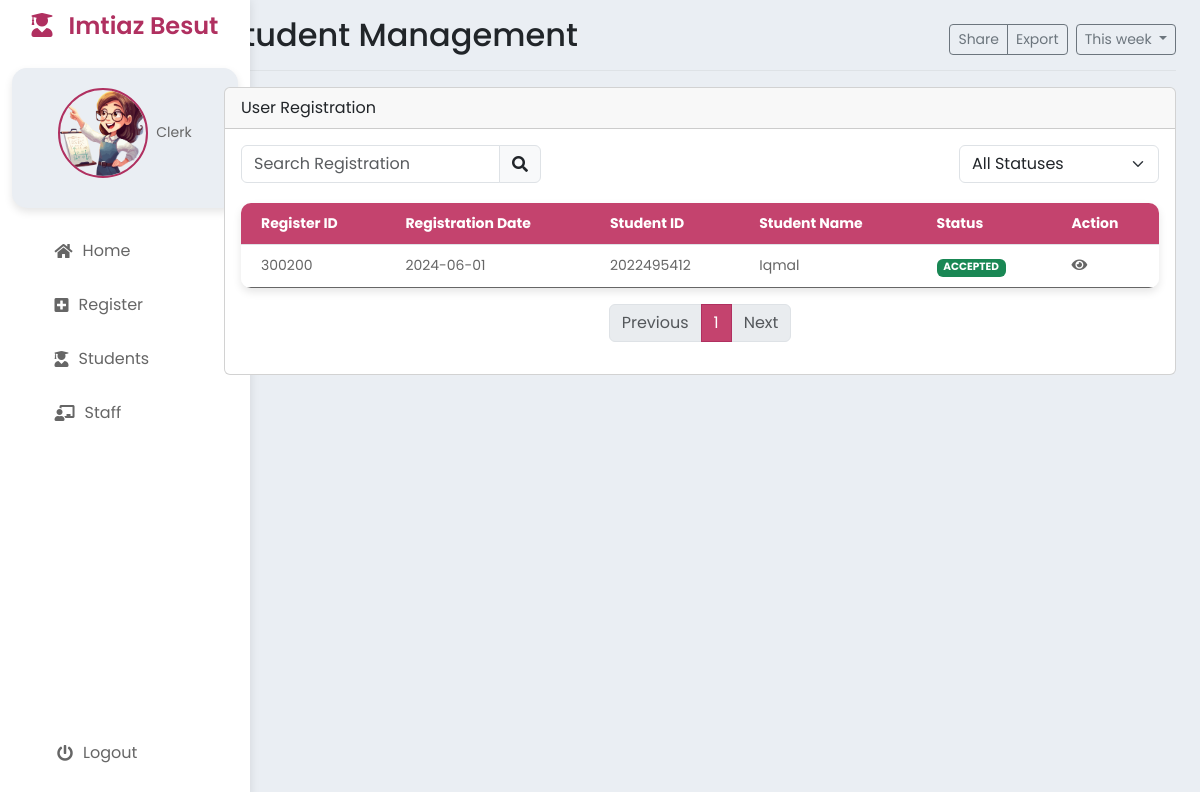
Page /StaffRegister.php on the committed database.
### tables this page shows
CREATE TABLE `register` (
  `registerID` int NOT NULL,
  `registerDate` date DEFAULT NULL,
  `registerStatus` varchar(20) DEFAULT 'PENDING',
  `studID` int DEFAULT NULL,
  `clerkID` int DEFAULT NULL
);

CREATE TABLE `student` (
  `studID` int NOT NULL,
  `studName` varchar(50) NOT NULL,
  `studIC` varchar(12) NOT NULL,
  `studGender` varchar(2) NOT NULL,
  `studDOB` date DEFAULT NULL,
  `studPhone` varchar(15) DEFAULT NULL,
  `studState` varchar(50) DEFAULT NULL,
  `studDistrict` varchar(50) DEFAULT NULL,
  `studPoscode` int DEFAULT NULL,
  `studAddress` varchar(100) DEFAULT NULL,
  `studRace` varchar(20) DEFAULT NULL,
  `studEmail` varchar(30) DEFAULT NULL,
  `studPassword` varchar(30) DEFAULT NULL
);

### StaffRegister.php (the view, shortened to what this page needs)
<?php
include 'StaffHeader.php';
?>
<div class="row">
    <div class="col-md-12">
        <div class="card mb-3">
            <div class="card-header">User Registration</div>
            <div class="card-body">
                <div class="d-flex justify-content-between mb-3">
                    <div class="input-group" style="width: 300px;">
                        <input type="text" id="searchInput" class="form-control" placeholder="Search Registration" onkeyup="searchRegistration()">
                        <span class="input-group-text"><i class="fas fa-search"></i></span>
                    </div>
                    <div class="input-group" style="width: 200px;">
                        <select id="statusFilter" class="form-select" onchange="filterStatus()">
                            <option value="">All Statuses</option>
                        </select>
                    </div>
                </div>
                <table class="table" id="registerTable">
                    <thead>
                        <tr>
                            <th>Register ID</th>
                            <th>Registration Date</th>
                            <th>Student ID</th>
                            <th>Student Name</th>
                            <th>Status</th>
                            <th>Action</th>
                        </tr>
                    </thead>
                    <tbody>
                        <?php
                        include 'process/db.php';
                        $sql = "SELECT * FROM register r JOIN student s ON r.studID = s.studID";
                        $result = $conn->query($sql);
                        if ($result->num_rows > 0) {
                            while ($row = $result->fetch_assoc()) {
                                echo "<tr data-status='" . $row["registerStatus"] . "'>";
                                echo "<td>" . $row["registerID"] . "</td>";
                                echo "<td>" . $row["registerDate"] . "</td>";
                                echo "<td>" . $row["studID"] . "</td>";
                                echo "<td>" . $row["studName"] . "</td>";
                                if ($row["registerStatus"] == 'PENDING') {
                                    echo "<td><span class='badge bg-warning'>" . $row["registerStatus"] . "</span></td>";
                                } else if ($row["registerStatus"] == 'ACCEPTED') {
                                    echo "<td><span class='badge bg-success'>" . $row["registerStatus"] . "</span></td>";
                                } else if ($row["registerStatus"] == 'REJECTED') {
                                    echo "<td><span class='badge bg-danger'>" . $row["registerStatus"] . "</span></td>";
                                }
                                echo "<td>";
                                echo "<a href='#' class='view' data-id='" . $row["registerID"] . "' data-name='" . $row["studName"] . "' data-date='" . $row["registerDate"] . "' data-studID='" . $row["studID"] . "'><i class='fas fa-eye'></i></a> ";
                                echo "</td>";
                                echo "</tr>";
                            }
                        } else {
                            echo "<tr><td colspan='6'>No results</td></tr>";
                        }
                        ?>
                    </tbody>
                </table>
                <nav aria-label="Page navigation example">
                    <ul class="pagination justify-content-center" id="pagination"></ul>
                </nav>
            </div>
        </div>
    </div>
</div>
</body>
</html>

### styles.css (style rules this page uses)
:root { --background-color: #EAEEF3; --pop-color: #fff; --active-font-color: #B03060; --softer-color: #c4436e; }
* { margin: 0; padding: 0; box-sizing: border-box; font-family: 'Poppins', sans-serif; }
body { display: flex; min-height: 100vh; background: var(--background-color); }
.table { width: 100%; border-collapse: collapse; margin-top: 20px; box-shadow: 0 4px 8px rgba(0, 0, 0, 0.1); border-radius: 10px; overflow: hidden; }
.table thead th { background-color: var(--softer-color) ; color: #fff; font-size: 14px; text-align: left; padding: 10px 20px; }
.table tbody tr { border-bottom: 1px solid #f0f0f0; transition: background 0.3s; }
.table tbody tr:last-child { border-bottom: none; }
.table tbody td { font-size: 14px; color: #666; padding: 10px 20px; }
.table i { color: #666; }
a { color: var(--active-font-color); text-decoration: none; transition: color 0.3s; }

### rows in the picture
register: registerID "300200", registerDate "2024-06-01", studID.studID "2022495412", studID.studName "Iqmal", registerStatus "ACCEPTED"

### other values in the picture
$title "Student Management"
